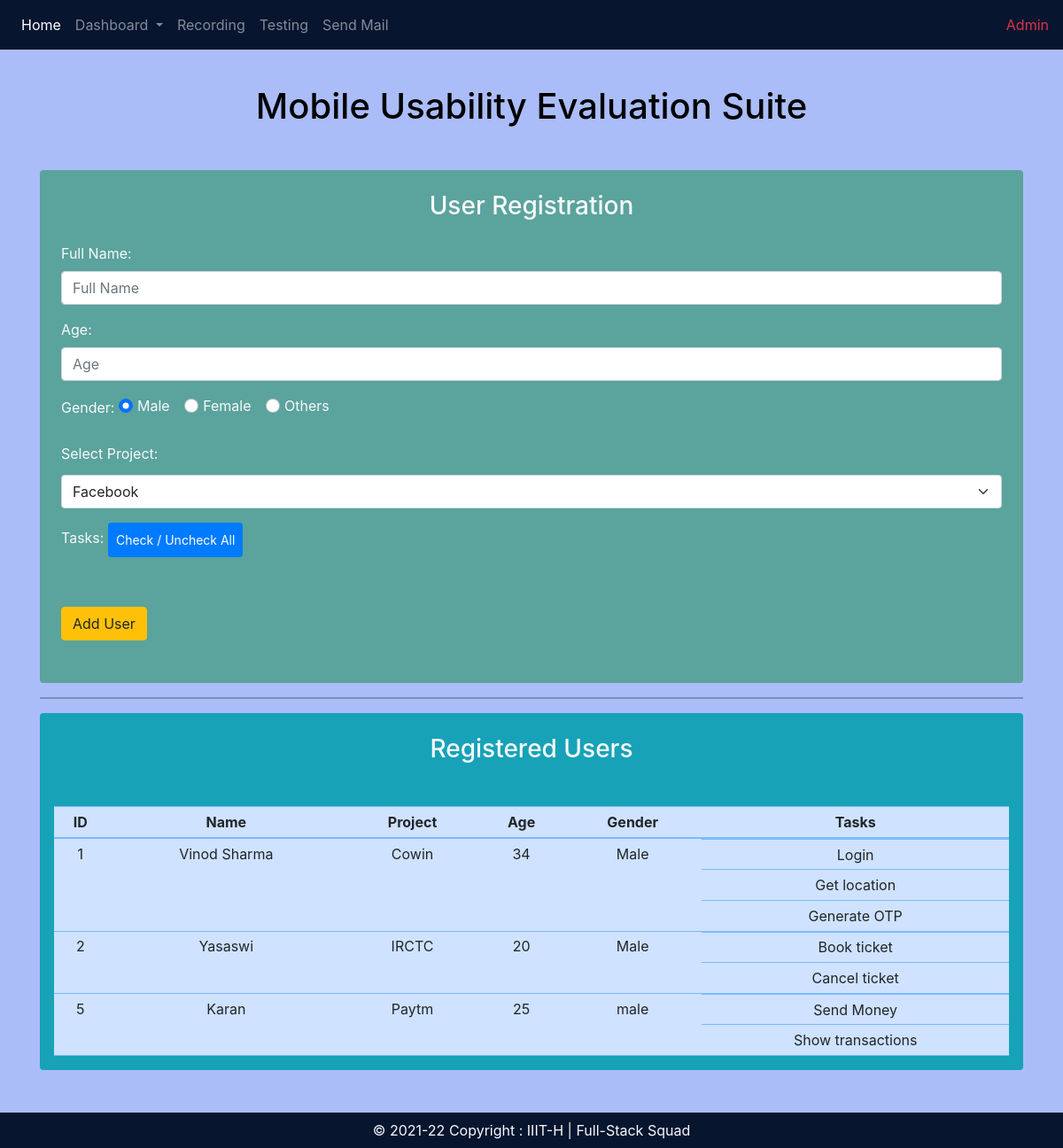
Page /user_register on the committed database.
### MUES/models.py (models this page shows, shortened)
class Users(models.Model):
    GENDER = [
        ('male', 'Male'),
        ('female', 'Female'),
        ('others', 'Others'),
    ]
    name = models.CharField(max_length=20)
    project = models.ForeignKey(Projects,on_delete=CASCADE)
    age = models.IntegerField()
    gender = models.CharField(max_length=6,choices=GENDER,default='male')
    tasks = models.ManyToManyField(Tasks)
    problems = models.TextField(blank=True)

class Projects(models.Model):
    name = models.CharField(max_length=20)
    description = models.TextField()
    tasks = models.ManyToManyField('Tasks')
    def __str__(self):
        return self.name

class Tasks(models.Model):
    project = models.ForeignKey(Projects,on_delete=CASCADE,related_name="pp")
    name = models.CharField(max_length=50)

### MUES/views.py (the view, shortened to what this page needs)
# urls.py: path("user_register", views.user_register, name='user'),
def user_register(request):
    tasks = Tasks.objects.values()
    projects = Projects.objects.values()
    users = Users.objects.all()
    data = {"tasks":tasks, "users":users, "projects":projects}
    if request.method == 'GET':
        return render(request,"MUES/user_register.html",data)

### MUES/templates/MUES/user_register.html (shortened to what this page needs)
{% extends 'MUES/base.html' %}
{% block body %}
<div class="container py-5" style="background-color: rgb(171, 189, 248);">
  <h1 class="text-center text-black m-5">Mobile Usability Evaluation Suite</h1>
  <div>
    <form id="userDetails" class="rounded p-4 text-light" style="background-color: #5ba39d;" method="post" action="user_register"
      proj-names-url="{% url 'ajax_load_tasks' %}">
      <h3 class="text-center mb-4">User Registration</h3>
      <div class="form-group">
        <label for="name">Full Name: </label>
        <input type="text" class="form-control" name="username" placeholder="Full Name" aria-label="Full Name"
          id="name" />
      </div>
      <div class="form-group">
        <label for="age">Age: </label>
        <input type="number" class="form-control" name="userage" placeholder="Age" aria-label="Age" id="age"/>
      </div>
      <div class="form-group">
        <label for="gender">Gender: </label>
        <div class="form-check form-check-inline">
          <input class="form-check-input" type="radio" name="gender" id="inlineRadio1" value="Male" checked />
          <label class="form-check-label" for="inlineRadio1">Male</label>
        </div>
        <div class="form-check form-check-inline">
          <input class="form-check-input" type="radio" name="gender" id="inlineRadio2" value="Female" />
          <label class="form-check-label" for="inlineRadio2">Female</label>
        </div>
        <div class="form-check form-check-inline">
          <input class="form-check-input" type="radio" name="gender" id="inlineRadio3" value="Others" />
          <label class="form-check-label" for="inlineRadio2">Others</label>
        </div>
      </div>
      <div>
        <label class="py-1" for="URL">Select Project:</label>
        <select name ="projid" id="proj_name" class="form-select" aria-label="select example">
          {% for proj in projects %}
          <option value="{{proj.id}}">{{proj.name}}</option>
          {% endfor %}
        </select>
      </div>
      <label for="tasks">Tasks: </label>
      <button id="checkBtn" class="btn btn-sm btn-primary my-3 p-2">Check / Uncheck All</button>
      <button id="s" type="submit" class="btn btn-warning my-4">
        Add User
      </button>
    </form>
  </div>
  <hr width="100%" class="bg-black">
  <div class="mt-2 bg-info rounded p-3">
    <h3 class="text-center text-light mt-2">Registered Users</h3>
    <table class="table text-center table-primary table-sm mt-5 mb-0">
      <thead>
        <tr>
          <th scope="col-1">ID</th>
          <th scope="col-3">Name</th>
          <th scope="col-1">Project</th>
          <th scope="col-1">Age</th>
          <th scope="col-3">Gender</th>
          <th scope="col-4">Tasks</th>
        </tr>
      </thead>
      <tbody id="data">
        {% for user in users %}
        <tr class="">
          <td rowspan="{{user.tasks.all|length|add:1}}" scope="col-1">{{user.id}}</td>
          <td rowspan="{{user.tasks.all|length|add:1}}" scope="col-3">{{user.name}}</td>
          <td rowspan="{{user.tasks.all|length|add:1}}" scope="col-3">{{user.project}}</td>
          <td rowspan="{{user.tasks.all|length|add:1}}" scope="col-1">{{user.age}}</td>
          <td rowspan="{{user.tasks.all|length|add:1}}" scope="col-2">{{user.gender}}</td>
          <td scope="col-5" class="p-0">
            {% for task in user.tasks.all %}
        <tr>
          <td>{{task.name}}</td>
        </tr>
        {% endfor %}
        </td>
        </tr>
        {% endfor %}
      </tbody>
    </table>
  </div>
</div>
{% endblock %}

### rows in the picture
Users: id "1", name "Vinod Sharma", project "Cowin", age "34", gender "Male"
Tasks: name "Login"
Tasks: name "Get location"
Tasks: name "Generate OTP"
Users: id "2", name "Yasaswi", project "IRCTC", age "20", gender "Male"
Tasks: name "Book ticket"
Tasks: name "Cancel ticket"
Users: id "5", name "Karan", project "Paytm", age "25", gender "male"
Tasks: name "Send Money"
Tasks: name "Show transactions"

### other values in the picture
form field projid "Facebook"
